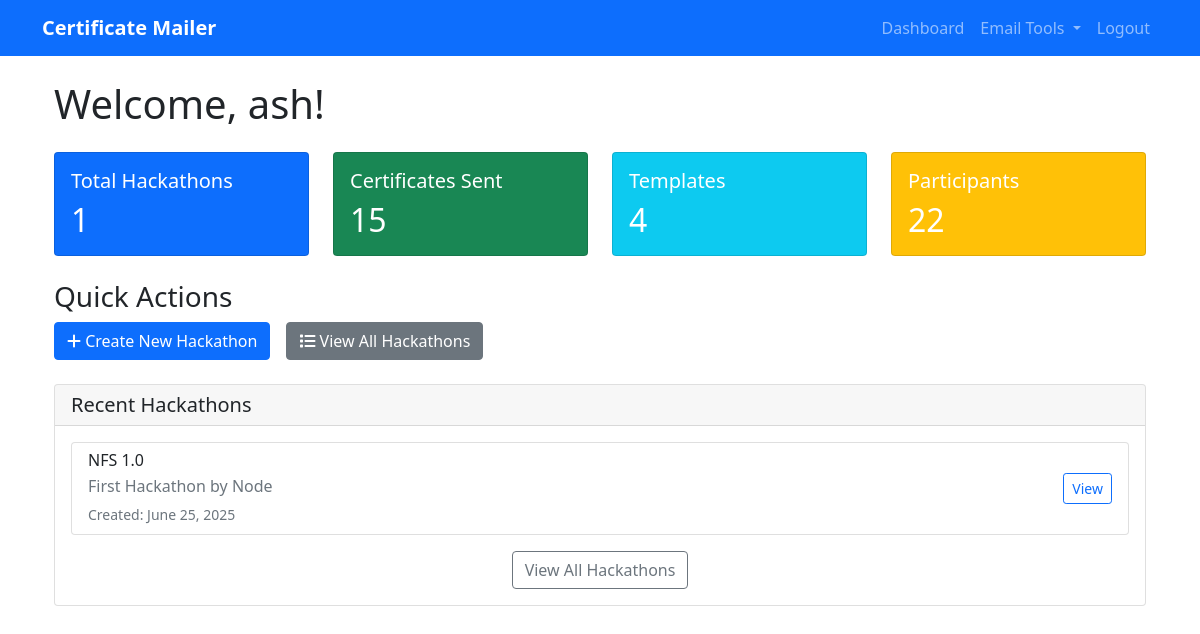
The page /dashboard (signed in) on the database its author committed.
### models.py (models this page shows)
class User(db.Model):
    id = db.Column(db.Integer, primary_key=True)
    username = db.Column(db.String(80), unique=True, nullable=False)
    email = db.Column(db.String(120), unique=True, nullable=False)
    password_hash = db.Column(db.String(128), nullable=False)
    hackathons = db.relationship('Hackathon', backref='user', lazy=True)

class Hackathon(db.Model):
    id = db.Column(db.Integer, primary_key=True)
    name = db.Column(db.String(100), nullable=False)
    description = db.Column(db.Text)
    created_at = db.Column(db.DateTime, default=datetime.utcnow)
    user_id = db.Column(db.Integer, db.ForeignKey('user.id'), nullable=False)
    certificate_templates = db.relationship('CertificateTemplate', backref='hackathon', lazy=True)
    participants = db.relationship('Participant', backref='hackathon', lazy=True)
    resubmission_form_link = db.Column(db.String(255))  # Link for resubmission form
    feedback_form_link = db.Column(db.String(255))  # Link for feedback form

### blueprints/main/routes.py (the view)
@main_bp.route('/dashboard')
@login_required
def dashboard(current_user):
    hackathons = Hackathon.query.filter_by(user_id=current_user.id).order_by(Hackathon.created_at.desc()).all()
    total_hackathons = len(hackathons)
    total_templates = CertificateTemplate.query.join(Hackathon).filter(Hackathon.user_id == current_user.id).count()
    total_participants = Participant.query.join(Hackathon).filter(Hackathon.user_id == current_user.id).count()
    certificates_sent = Participant.query.join(Hackathon).filter(
        Hackathon.user_id == current_user.id,
        Participant.certificate_sent == True
    ).count()
    recent_hackathons = hackathons[:5]
    return render_template('main/dashboard.html',
                         user=current_user,
                         total_hackathons=total_hackathons,
                         total_templates=total_templates,
                         total_participants=total_participants,
                         certificates_sent=certificates_sent,
                         recent_hackathons=recent_hackathons)

### templates/main/dashboard.html (shortened to what this page needs)
{% extends "base.html" %}
{% block content %}
<div class="container-fluid">
    <div class="row">
        <div class="col-12">
            <h1 class="mb-4">Welcome, {{ user.username }}!</h1>
            <div class="row mb-4">
                <div class="col-md-3">
                    <div class="card bg-primary text-white">
                        <div class="card-body">
                            <h5 class="card-title">Total Hackathons</h5>
                            <h2 class="card-text">{{ total_hackathons }}</h2>
                        </div>
                    </div>
                </div>
                <div class="col-md-3">
                    <div class="card bg-success text-white">
                        <div class="card-body">
                            <h5 class="card-title">Certificates Sent</h5>
                            <h2 class="card-text">{{ certificates_sent }}</h2>
                        </div>
                    </div>
                </div>
                <div class="col-md-3">
                    <div class="card bg-info text-white">
                        <div class="card-body">
                            <h5 class="card-title">Templates</h5>
                            <h2 class="card-text">{{ total_templates }}</h2>
                        </div>
                    </div>
                </div>
                <div class="col-md-3">
                    <div class="card bg-warning text-white">
                        <div class="card-body">
                            <h5 class="card-title">Participants</h5>
                            <h2 class="card-text">{{ total_participants }}</h2>
                        </div>
                    </div>
                </div>
            </div>
            <div class="row mb-4">
                <div class="col-12">
                    <h3>Quick Actions</h3>
                    <div class="d-flex gap-3">
                        <a href="{{ url_for('hackathon.create_hackathon') }}" class="btn btn-primary">
                            <i class="fas fa-plus"></i> Create New Hackathon
                        </a>
                        <a href="{{ url_for('hackathon.list_hackathons') }}" class="btn btn-secondary">
                            <i class="fas fa-list"></i> View All Hackathons
                        </a>
                    </div>
                </div>
            </div>
            <div class="row">
                <div class="col-12">
                    <div class="card">
                        <div class="card-header">
                            <h5 class="mb-0">Recent Hackathons</h5>
                        </div>                        <div class="card-body">
                            {% if recent_hackathons %}
                                <div class="list-group">
                                    {% for hackathon in recent_hackathons %}
                                        <div class="list-group-item d-flex justify-content-between align-items-center">
                                            <div>
                                                <h6 class="mb-1">{{ hackathon.name }}</h6>
                                                <p class="mb-1 text-muted">
                                                    {% if hackathon.description %}
                                                        {{ hackathon.description[:80] }}{% if hackathon.description|length > 80 %}...{% endif %}
                                                    {% else %}
                                                        No description
                                                    {% endif %}
                                                </p>
                                                <small class="text-muted">Created: {{ hackathon.created_at.strftime('%B %d, %Y') }}</small>
                                            </div>
                                            <div>
                                                <a href="{{ url_for('hackathon.hackathon_detail', id=hackathon.id) }}"
                                                   class="btn btn-sm btn-outline-primary">View</a>
                                            </div>
                                        </div>
                                    {% endfor %}
                                </div>
                                <div class="mt-3 text-center">
                                    <a href="{{ url_for('hackathon.list_hackathons') }}" class="btn btn-outline-secondary">
                                        View All Hackathons
                                    </a>
                                </div>
                            {% else %}
                                <div class="text-center text-muted py-4">
                                    <p>No hackathons created yet.</p>
                                    <a href="{{ url_for('hackathon.create_hackathon') }}" class="btn btn-primary">Create Your First Hackathon</a>
                                </div>
                            {% endif %}
                        </div>
                    </div>
                </div>
            </div>
        </div>
    </div>
</div>
{% endblock %}

### rows shown on the page
User: username "ash"
Hackathon: name "NFS 1.0", description "First Hackathon by Node", created_at "June 25, 2025"

### other values the page prints
{{ total_hackathons }} "1"
{{ certificates_sent }} "15"
{{ total_templates }} "4"
{{ total_participants }} "22"
